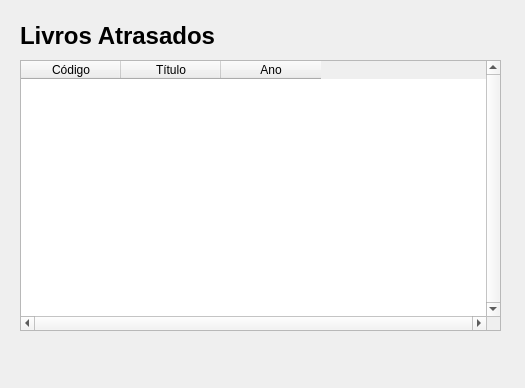
<?xml version="1.0" encoding="UTF-8"?>
<ui version="4.0">
 <class>LivrosAtrasados</class>
 <widget class="QDialog" name="LivrosAtrasados">
  <property name="geometry">
   <rect>
    <x>0</x>
    <y>0</y>
    <width>525</width>
    <height>388</height>
   </rect>
  </property>
  <property name="windowTitle">
   <string>Livros Atrasados</string>
  </property>
  <widget class="QLabel" name="BigText">
   <property name="geometry">
    <rect>
     <x>20</x>
     <y>10</y>
     <width>451</width>
     <height>51</height>
    </rect>
   </property>
   <property name="font">
    <font>
     <pointsize>18</pointsize>
     <weight>75</weight>
     <bold>true</bold>
    </font>
   </property>
   <property name="text">
    <string>Livros Atrasados</string>
   </property>
  </widget>
  <widget class="QTableWidget" name="tabelaRelatorio">
   <property name="geometry">
    <rect>
     <x>20</x>
     <y>60</y>
     <width>481</width>
     <height>271</height>
    </rect>
   </property>
   <property name="frameShape">
    <enum>QFrame::StyledPanel</enum>
   </property>
   <property name="verticalScrollBarPolicy">
    <enum>Qt::ScrollBarAlwaysOn</enum>
   </property>
   <property name="horizontalScrollBarPolicy">
    <enum>Qt::ScrollBarAlwaysOn</enum>
   </property>
   <property name="sizeAdjustPolicy">
    <enum>QAbstractScrollArea::AdjustToContents</enum>
   </property>
   <property name="editTriggers">
    <set>QAbstractItemView::NoEditTriggers</set>
   </property>
   <property name="dragEnabled">
    <bool>false</bool>
   </property>
   <attribute name="horizontalHeaderShowSortIndicator" stdset="0">
    <bool>false</bool>
   </attribute>
   <attribute name="horizontalHeaderStretchLastSection">
    <bool>false</bool>
   </attribute>
   <column>
    <property name="text">
     <string>Código</string>
    </property>
   </column>
   <column>
    <property name="text">
     <string>Título</string>
    </property>
   </column>
   <column>
    <property name="text">
     <string>Ano</string>
    </property>
   </column>
  </widget>
 </widget>
 <resources/>
 <connections/>
</ui>
